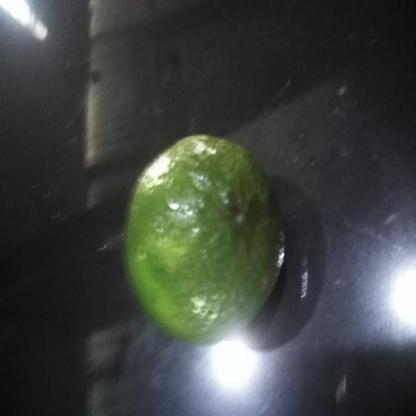
#> input picture semana_4/app/methods/image1.jpg, 416 x 416 px
$ python rgb.py
#> lines starting #> are read from the running program, lines starting #| are printed output that depends on the picture
import cv2 as cv
import numpy as np

img = cv.imread('image1.jpg')
#> img is the input picture: shape (416, 416, 3); mean B, G, R 64, 67.5, 63.1
z = np.zeros(img.shape[:2], 'uint8')

b, g, r = cv.split(img)
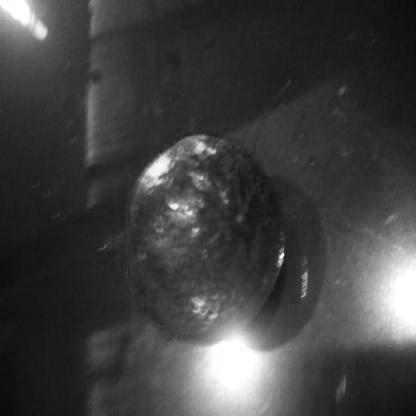
#> b: shape (416, 416); min 12, max 255, mean 64
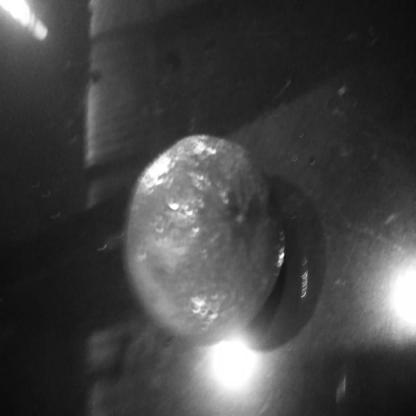
#> g: shape (416, 416); min 12, max 255, mean 67.5
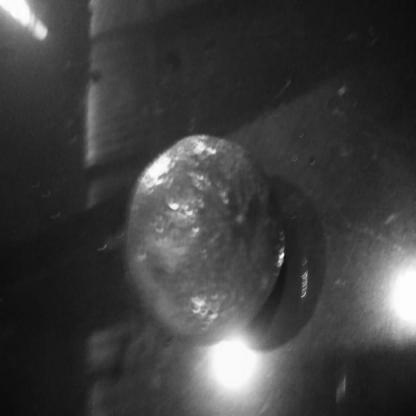
#> r: shape (416, 416); min 10, max 255, mean 63.1
blue = cv.merge([b, z, z])
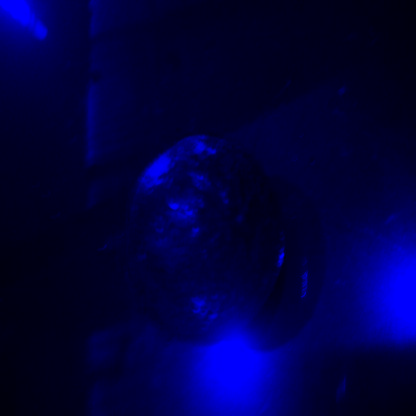
#> blue: shape (416, 416, 3); mean of channels 0, 1, 2 64, 0, 0; drawn as B, G, R
green = cv.merge([z, g, z])
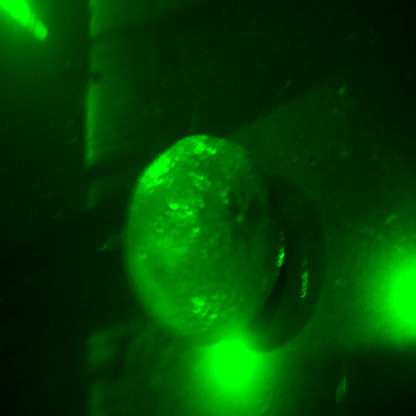
#> green: shape (416, 416, 3); mean of channels 0, 1, 2 0, 67.5, 0; drawn as B, G, R
red = cv.merge([z, z, r])
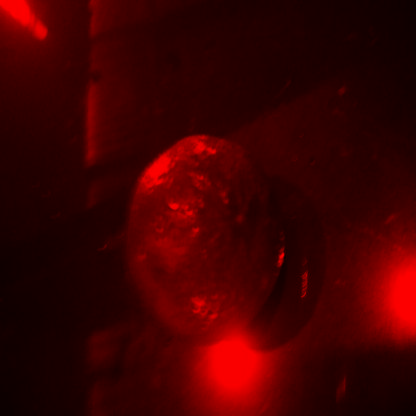
#> red: shape (416, 416, 3); mean of channels 0, 1, 2 0, 0, 63.1; drawn as B, G, R

img2 = np.hstack([blue, green, red])
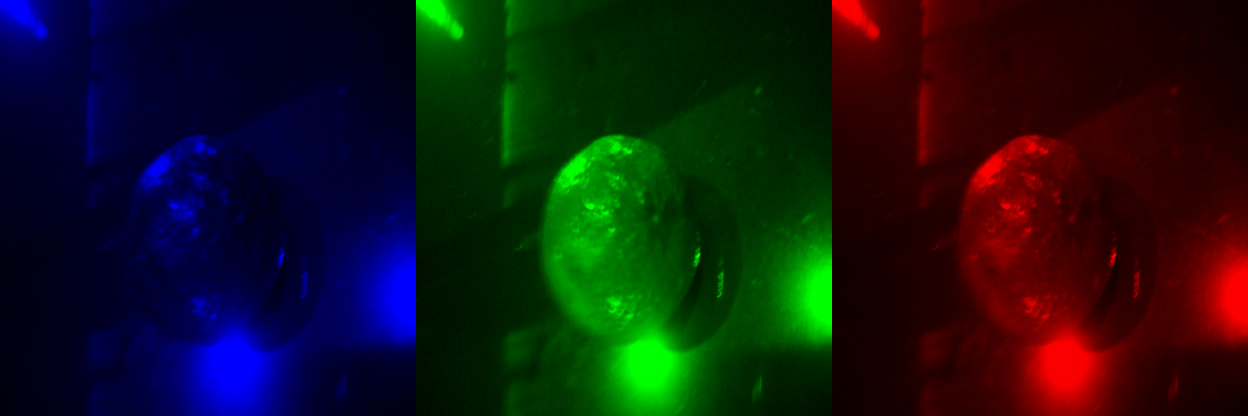
#> img2: shape (416, 1248, 3); mean of channels 0, 1, 2 21.3, 22.5, 21; drawn as B, G, R

cv.imshow('window', img2)
cv.waitKey(0)
cv.destroyAllWindows()
